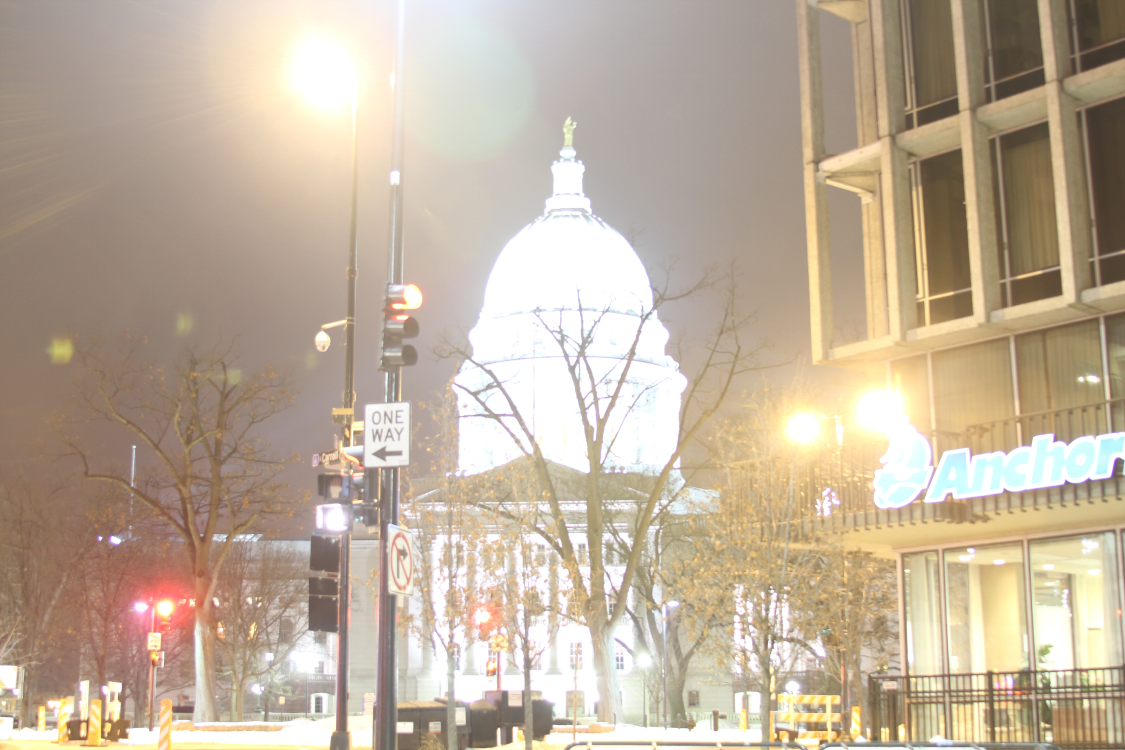
%> input picture TestImages/FridayNight-1.jpg, 4500 x 3000 px (shown at 1/4 size)
$ octave --eval "result = fastbilateralfilter(rgb2gray(imread('../TestImages/FridayNight-1.jpg')));"   (GNU Octave 9; MATLAB toolbox functions it lacks are replaced by stand-ins)
%> lines starting %> are read from the running program, lines starting %| are printed output that depends on the picture
### iCAM06 V1.3/idl_dist.m
function a = idl_dist(m,n);

% Written by: Lawrence Taplin
%
% Pretty much a direct port of the IDL
% Dist function...
%
% x=findgen(n)		;Make a row
% x = (x < (n-x)) ^ 2	;column squares
% if n_elements(m) le 0 then m = n
%
% a = FLTARR(n,m,/NOZERO)	;Make array
%
% for i=0L, m/2 do begin	;Row loop
% 	y = sqrt(x + i^2) ;Euclidian distance
% 	a[0,i] = y	;Insert the row
% 	if i ne 0 then a[0, m-i] = y ;Symmetrical
% 	endfor
% return,a

x=0:(n-1);		%Make a row
x = min(x,(n-x)).^2;	%column squares
if nargin ==1
    m = n;
end

a = zeros(m,n);	%Make array

for i=0:m/2	%Row loop
    y = sqrt(x + i.^2); %Euclidian distance
    a(i+1,:) = y;	%Insert the row
    if i ~= 0
        a(m-i+1,:) = y; %Symmetrical
    end
end

### iCAM06 V1.3/fastbilateralfilter.m
function [base_layer, detail_layer] = fastbilateralfilter(img)
% seperate image into base-layer and detail layer
% bilateral filter
% written by Jiangtao (Willy) Kuang and Hiroshi Yamaguchi
% Feb. 20, 2006

if min(size(img))<1024
    z = 2;
else
    z = 4;
end

img(find(img(:)<0.0001))=0.0001;
logimg = log10(img);
base_layer = PiecewiseBilateralFilter(logimg, z);
% remove error points if any
base_layer = min(base_layer, max(logimg(:)));
detail_layer = logimg - base_layer;
detail_layer(find(detail_layer(:)>12)) = 0;
base_layer = 10.^base_layer;
detail_layer = 10.^detail_layer;


function imageOut = PiecewiseBilateralFilter(imageIn, z)
%> called with z = 4

%Get size info.
imSize = size(imageIn);
%> imSize = [3000 4500]
xDim = imSize(2);
%> xDim = 4500
yDim = imSize(1);
%> yDim = 3000
%Parameters
%Keep sigma_s constant to a value of 2% of the image size
sigma_s=2*xDim/z/100;
%> sigma_s = 22.5
%The value sigma_r=0.35 performed consistently well for all their exp.
sigma_r=0.35;
%Max Min
maxI=max(imageIn(:));
%> maxI = 2.41
minI=min(imageIn(:));
%> minI = 1.71
nSeg=(maxI-minI)/sigma_r;
%> nSeg = 2
inSeg=round(nSeg);
%> inSeg = 2

%Create Gaussian Kernel
distMap = idl_dist(yDim,xDim);
kernel = exp(-1*(distMap./sigma_s).^2);
kernel = kernel/kernel(1,1);
fs = max(real(fft2(kernel)),0);
fs = fs./fs(1,1);

% downsampling
Ip = imageIn(1:z:end,1:z:end);
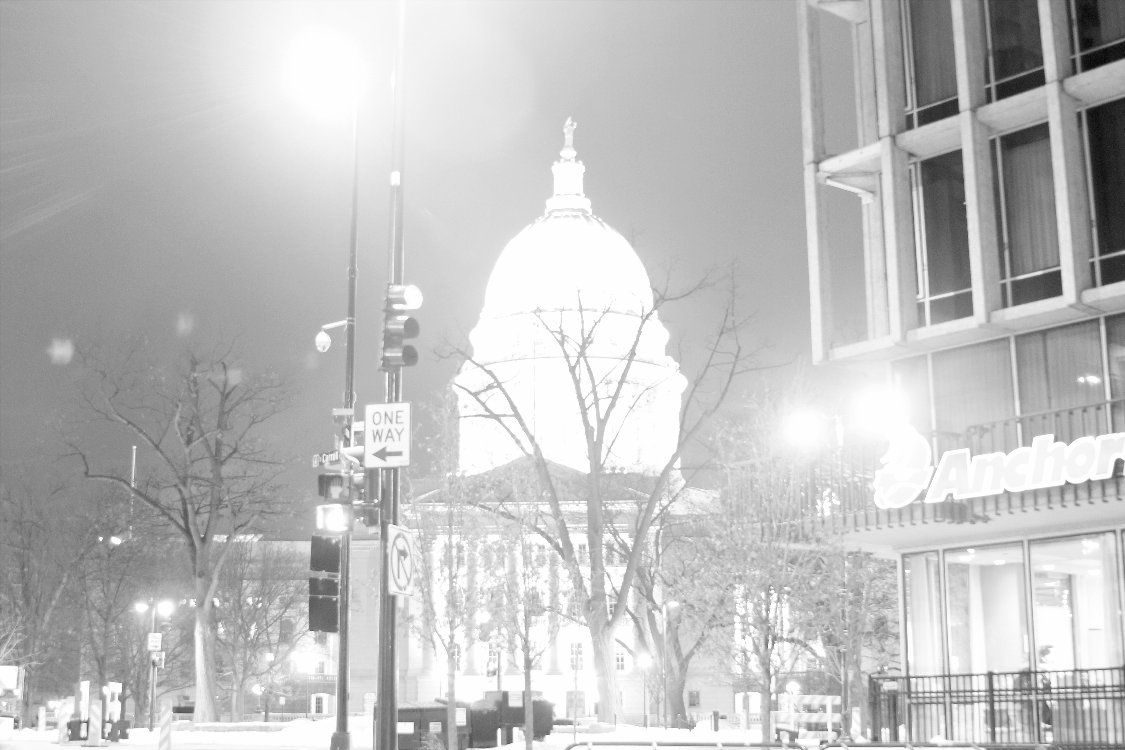
%> Ip: size 750x1125 double; min 1.71, max 2.41, mean 2.24; drawn with min black and max white
fsp = fs(1:z:end,1:z:end);

%Set the output to zero
imageOut=zeros(size(imageIn));
jGp=zeros(size(Ip));
jKp=zeros(size(Ip));
intW=zeros(size(imageIn));   %Interpolation Weight map
for j=0:1:inSeg
    value_i=minI+j*(maxI-minI)/inSeg;
    %edge-stopping function
    jGp=exp((-1/2)*((Ip-value_i)./sigma_r).^2);
    %normalization factor
    jKp= max( real(ifft2(fft2(jGp(:,:)).*fsp)), 0.0000000001);
    %Compute H for each pixel
    jHp=jGp.*Ip;
    sjHp=real(ifft2(fft2(jHp(:,:)).*fsp));
    %normalize
    jJp=sjHp./jKp;

    % upsampling
    jJ = imresize(jJp, z, 'nearest');
    jJ = jJ(1:yDim,1:xDim);
    %interpolation
    intW =max( ones(size(imageIn))-abs(imageIn-value_i)*(inSeg)/(maxI-minI),0);
    %%%%%%%%%%%%%%%%
    imageOut(:,:)=imageOut(:,:)+jJ(:,:).*intW(:,:);
end
%> this loop made 3 passes
%> value_i on passes 1 to 3: 1.71, 2.06, 2.41
%> pass 1, in PiecewiseBilateralFilter, `jGp=exp((-1/2)*((Ip-value_i)./sigma_r).^2);`:
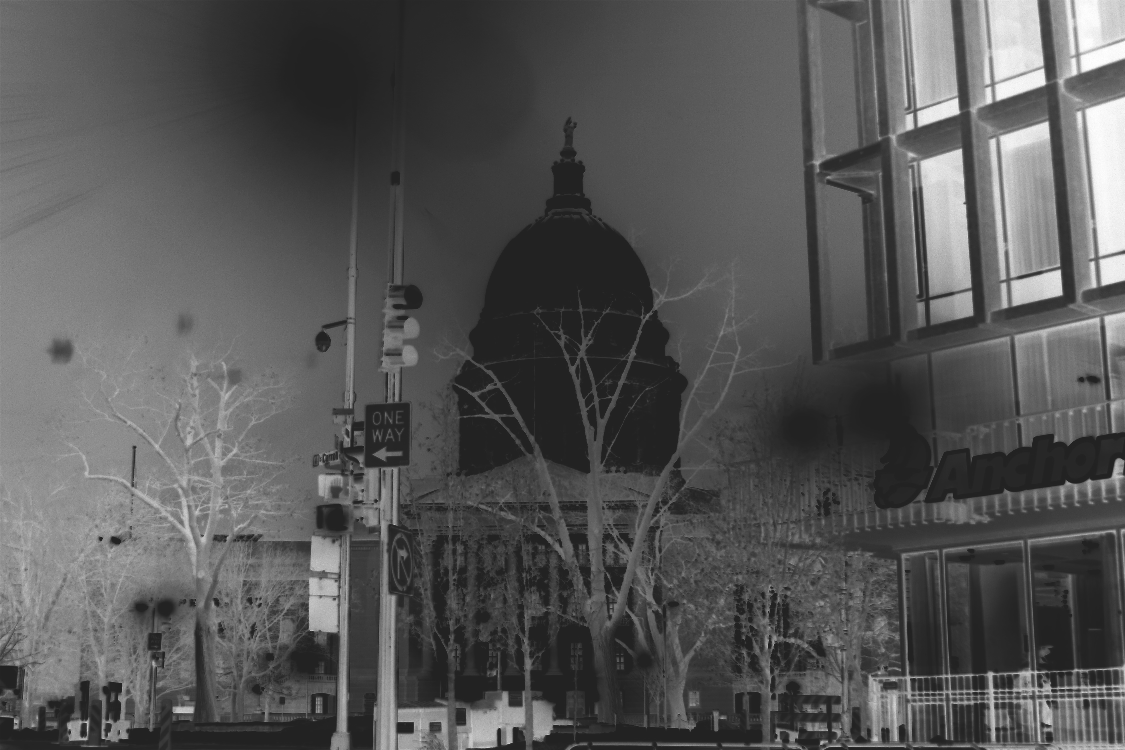
%> jGp: size 750x1125 double; min 0.136, max 1, mean 0.339
%> pass 1, in PiecewiseBilateralFilter, `jKp= max( real(ifft2(fft2(jGp(:,:)).*fsp)), 0.0000000001);`:
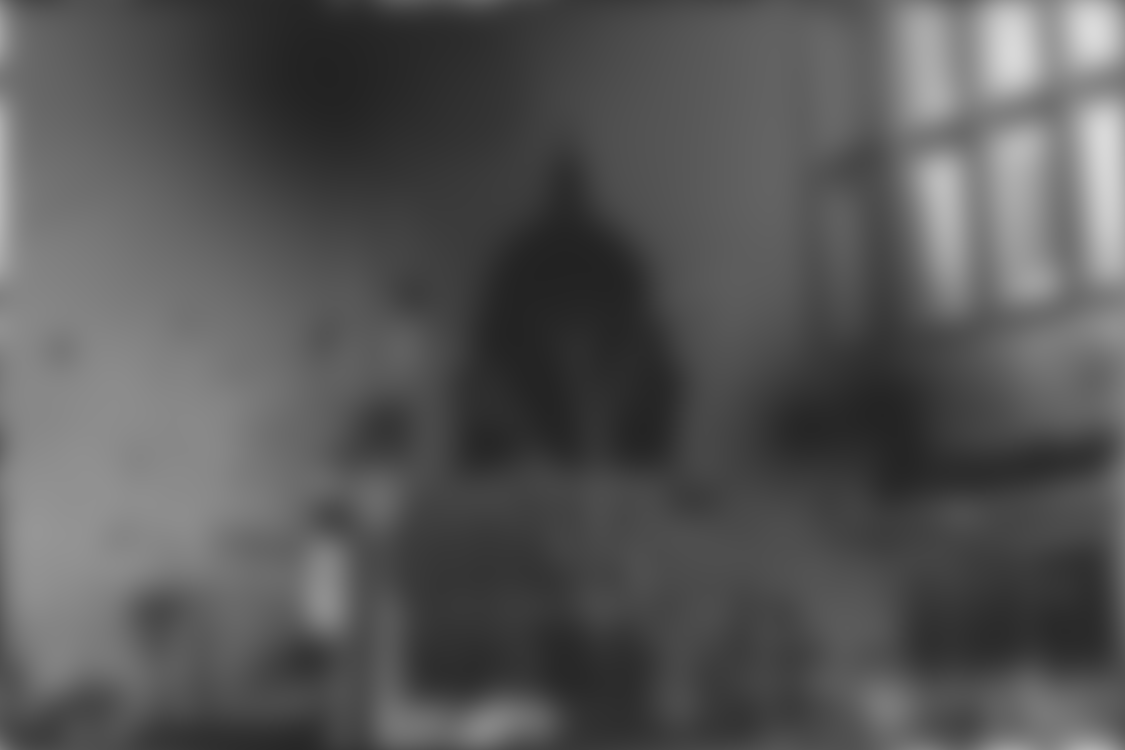
%> jKp: size 750x1125 double; min 0.136, max 0.858, mean 0.339
%> pass 1, in PiecewiseBilateralFilter, `jHp=jGp.*Ip;`:
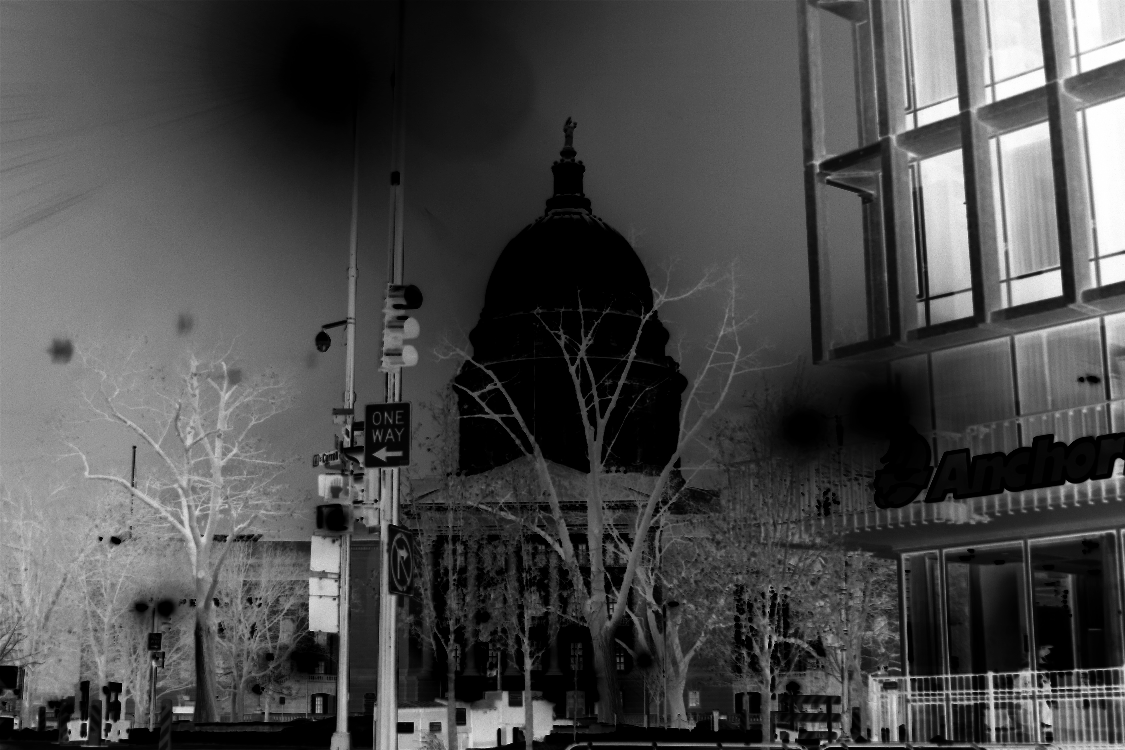
%> jHp: size 750x1125 double; min 0.328, max 1.74, mean 0.739; drawn with min black and max white
%> pass 1, in PiecewiseBilateralFilter, `sjHp=real(ifft2(fft2(jHp(:,:)).*fsp));`:
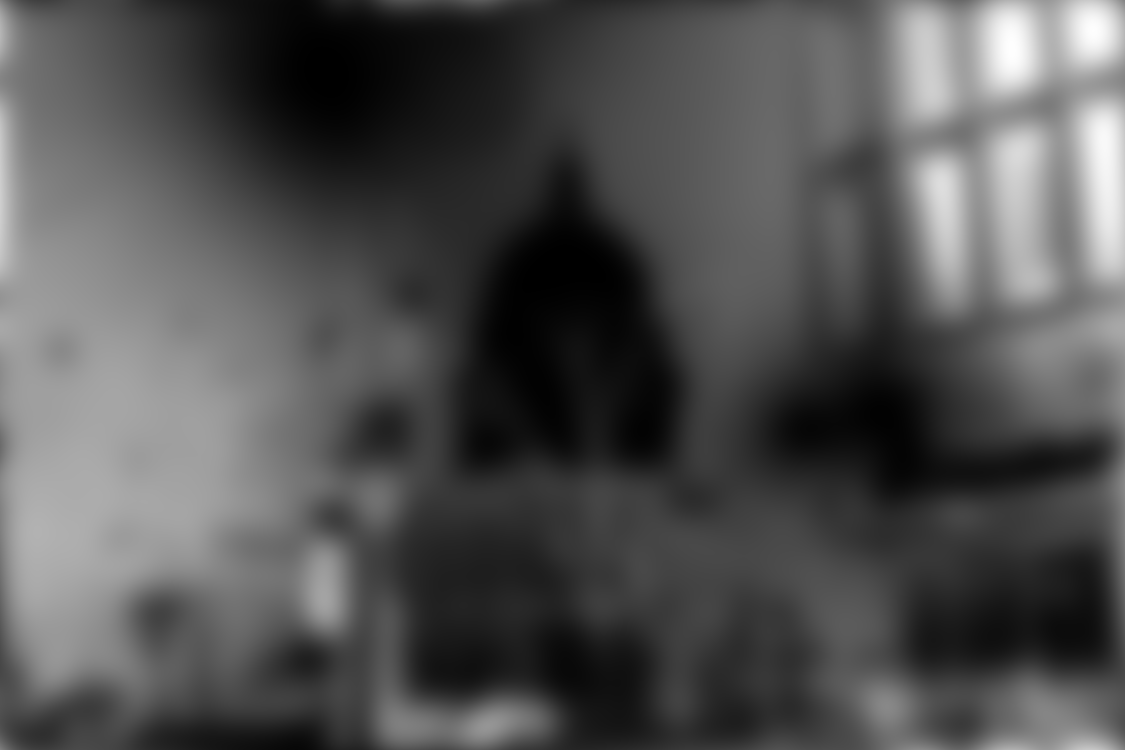
%> sjHp: size 750x1125 double; min 0.328, max 1.6, mean 0.739; drawn with min black and max white
